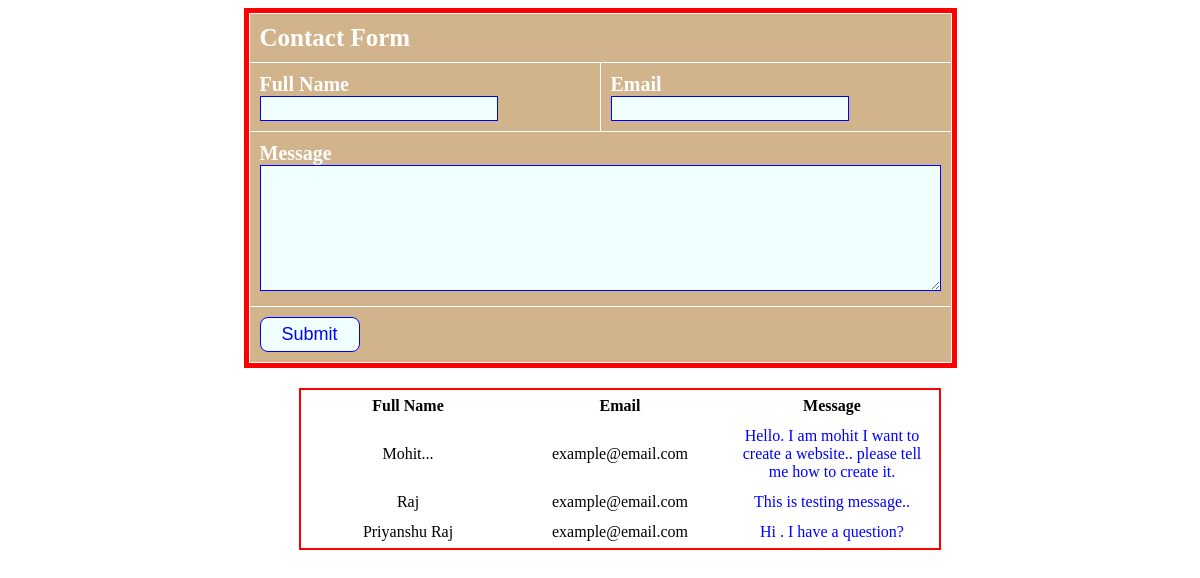
The app's page /contact_form/index.php with its own data.
### tables this page shows
CREATE TABLE IF NOT EXISTS `tbl_contact` (
`tbl_contact_id` int(11) NOT NULL,
  `fullname` varchar(100) NOT NULL,
  `email` varchar(100) NOT NULL,
  `user_message` varchar(100) NOT NULL
);

### contact_form/index.php (the view, shortened to what this page needs)
<!DOCTYPE html>
<html>
<head>
<link rel="stylesheet" type="text/css" href="style.css" />
</head>
<body>
<form name="frmContact" method="post" action="">
<table border="0" cellpadding="10" cellspacing="1" width="500" align="center">
<tr class="tableheader">
<td colspan="2">Contact Form</td>
</tr>
<tr class="tablerow">
<td>Full Name<br/>  <input type="text" class="text_input" autofocus="autofocus" name="fullname"></td>
<td>Email<br/> <input type="text" class="text_input" autofocus="autofocus" name="email"></td>
</tr>
<tr class="tablerow">
<td colspan="2">Message<br/><textarea name="user_message" class="text_input" autofocus="autofocus" cols="60" rows="6"></textarea></td>
</tr>
<tr class="tableheader">
<td colspan="2"><input type="submit" class="btn_submit" name="submit" value="Submit"></td>
</tr>
</table>
</form>
<table style="border:2px red solid" class="table_data"  cellpadding="5">
	<tr>
		<th>
			Full Name
		</th>
		<th>
			Email
		</th>
		<th>
			Message
		</th>
	</tr>
<?php
$result= mysql_query("select * from tbl_contact order by tbl_contact_id DESC ") or die (mysql_error());
while ($row= mysql_fetch_array ($result) ){
?>
	<tr style="text-align:center;">
		<td style="width:200px;">
			<?php echo $row['fullname']; ?>
		</td>
		<td style="width:200px;">
			<?php echo $row['email']; ?>
		</td>
		<td style="width:200px; color:blue;">
			<?php echo $row['user_message']; ?>
		</td>
	</tr>
<?php } ?>
</table>
</body>
</html>

### contact_form/style.css (style rules this page uses)
table { border:red 5px solid; }
.table_data { margin-left: 291px; margin-top: 20px; }
.tableheader { background-color: tan; color: white; font-weight: bold; font-size: 25px; }
.tablerow { background-color: tan; color: white; font-size: 20px; font-weight: bold; }
.text_input { font-size: 18px; border: blue 1px solid; background: azure; text-indent: 10px; }
.btn_submit { font-size: 18px; width: 100px; background: azure; border: blue 1px solid; padding: 6px; border-radius: 8px; color: blue; }

### records on screen
tbl_contact: fullname "Mohit...", email "example@email.com", user_message "Hello. I am mohit I want to create a website.. please tell me how to create it."
tbl_contact: fullname "Raj", email "example@email.com", user_message "This is testing message.."
tbl_contact: fullname "Priyanshu Raj", email "example@email.com", user_message "Hi . I have a question?"
